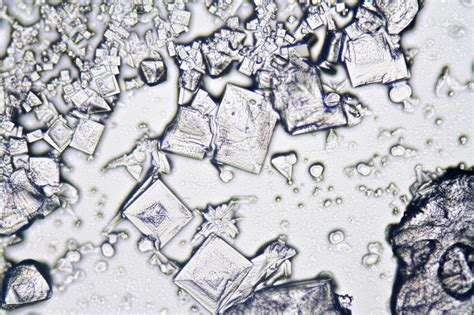
#> input picture nacl1.jpg, 474 x 315 px, found by its file name
$ python nacl-testing.py
#> lines starting #> are read from the running program, lines starting #| are printed output that depends on the picture; after the words box and inside, x2 and y2 are one past the last pixel; in counts of white or black regions, pixels touching at a corner belong together
import cv2
import numpy as np

img = cv2.imread("/home/pi/summer-project/nacl1.jpg")
#> img is the input picture: shape (315, 474, 3); mean B, G, R 192, 186.5, 186.1
bw_img = cv2.cvtColor(img, cv2.COLOR_BGR2GRAY)
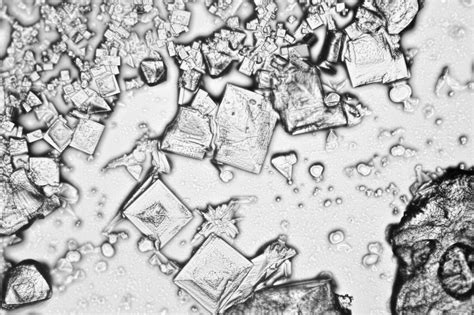
#> bw_img: shape (315, 474); min 1, max 255, mean 187
ret, thresh = cv2.threshold(bw_img, 240, 255, cv2.THRESH_BINARY_INV)
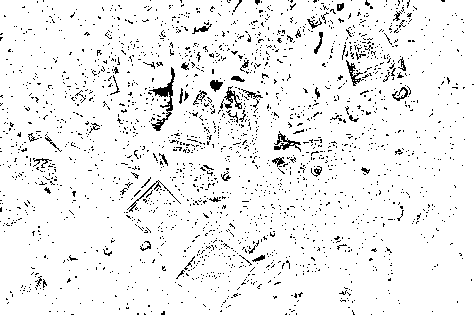
#> thresh: shape (315, 474); 94.3% white; black in thin lines or dots
contours, hierarchy= cv2.findContours(image=thresh, mode=cv2.RETR_TREE, method=cv2.CHAIN_APPROX_NONE)
#> contours = 2853 contours, 2766 with area under 20; largest, box (x1, y1, x2, y2) and area: (0, 0, 474, 315) 148302, (148, 66, 176, 113) 363, (273, 132, 302, 151) 229, (345, 59, 364, 87) 182, (223, 86, 243, 110) 168
#> (the run stopped early here; a loop or call above may not have finished)
